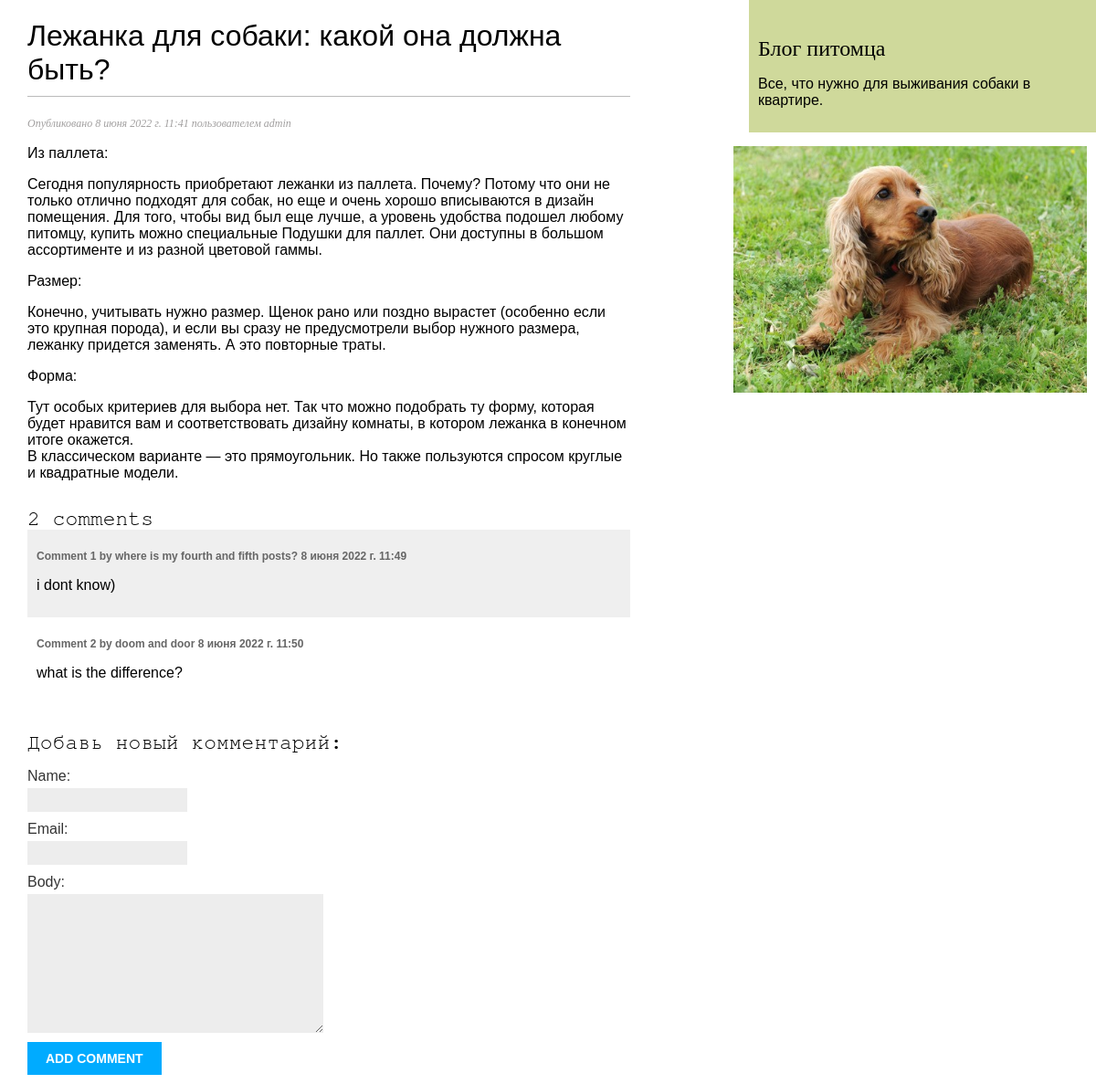
Page /blog/3/ on the committed database.
### blog/models.py (models this page shows, shortened)
class Post(models.Model):
    class Status(models.TextChoices):
        DRAFT = 'DF', 'Draft'
        PUBLISHED = 'PB', 'Published'
    title = models.CharField(max_length=250)
    slug = models.SlugField(max_length=250)
    author = models.ForeignKey(User, on_delete=models.CASCADE, related_name='blog_posts')
    body = models.TextField()
    publish = models.DateTimeField(default=timezone.now)
    created = models.DateTimeField(auto_now_add=True)
    updated = models.DateTimeField(auto_now=True)
    status = models.CharField(max_length=2,choices=Status.choices,default=Status.DRAFT)
    objects = models.Manager() # The default manager.
    published = PublishedManager() # Our custom manager.
    class Meta:
        ordering = ['-publish']
        indexes = [
            models.Index(fields=['-publish']),
        ]

class Comment(models.Model):
    post = models.ForeignKey(Post, on_delete=models.CASCADE, related_name='comments')
    name = models.CharField(max_length=80)
    email = models.EmailField()
    body = models.TextField()
    created = models.DateTimeField(auto_now_add=True)
    updated = models.DateTimeField(auto_now=True)
    active = models.BooleanField(default=True)
    class Meta:
        ordering = ['created']
        indexes = [
            models.Index(fields=['created']),
        ]

### blog/views.py (the view)
# urls.py: path('<int:id>/', views.post_detail, name='post_detail'),
def post_detail(request, id):
    post = get_object_or_404(Post, id=id, status=Post.Status.PUBLISHED)
    comments = post.comments.filter(active=True)
    form = CommentForm()
    return render(request, 'blog/post/detail.html', {'post': post, 'comments': comments,'form': form})

### blog/forms.py
class CommentForm(forms.ModelForm):
	class Meta:
		model = Comment
		fields = ['name', 'email', 'body']

### blog/templates/blog/post/detail.html (shortened to what this page needs)
{% extends "blog/base.html" %}
{% block content %}
	<h1>{{ post.title }}</h1>
	<p class="date">
		Опубликовано {{ post.publish }} пользователем {{ post.author }}
	</p>
	{{ post.body|linebreaks }}
	{% with comments.count as total_comments %}
		<h2 class="abc">{{ total_comments }} comment{{ total_comments|pluralize }}</h2>
	{% endwith %}
	{% for comment in comments %}
		<div class="comment">
			<p class="info">
				Comment {{ forloop.counter }} by {{ comment.name }}
				{{ comment.created }}
			</p>
			{{ comment.body|linebreaks }}
		</div>
	{% empty %}
		<p>There are no comments yet.</p>
	{% endfor %}
	<h2 class="abc">Добавь новый комментарий:</h2>
		<form action="{% url "blog:post_comment" post.id %}" method="post">
			{{ form.as_p }}
			<p><input type="submit" value="Add comment"></p>
		</form>
{% endblock %}

### blog/static/css/blog.css (style rules this page uses)
body { margin:0; padding:0; font-family:helvetica, sans-serif; }
h1 { font-weight:normal; border-bottom:1px solid #bbb; padding:0 0 10px 0; }
h2 { font-weight:normal; margin:30px 0 0; }
p.date { color:#a19f9f; font-family: georgia, serif; font-size: 12px; font-style: italic; }
label { float:left; clear:both; color:#333; margin-bottom:4px; }
input, textarea { clear:both; float:left; margin:0 0 10px; background:#ededed; border:0; padding:6px 10px; font-size:12px; }
input[type=submit] { font-weight:bold; background:#00abff; color:#fff; padding:10px 20px; font-size:14px; text-transform:uppercase; }
.comment { padding:10px; }
.comment:nth-child(even) { background:#efefef; }
.comment .info { font-weight:bold; font-size:12px; color:#666; }
.abc { font-size: 23px; font-family: FreeMono, monospace; }

### rows in the picture
Post: title "Лежанка для собаки: какой она должна быть?", publish "8 июня 2022 г. 11:41", author "admin", body "Из паллета: Сегодня популярность приобретают лежанки из паллета. Почему? Потому что они не только отлично подходят для собак, но еще и очень хорошо вписываются в дизайн помещения. Для того, чтобы вид был еще лучше, а уровень удобства подошел любому питомцу, купить можно специальные Подушки для паллет. Они доступны в большом ассортименте и из разной цветовой гаммы. Размер: Конечно, учитывать нужно размер. Щенок рано или поздно вырастет (особенно если это крупная порода), и если вы сразу не предусмотрели выбор нужного размера, лежанку придется заменять. А это повторные траты. Форма: Тут особых критериев для выбора нет. Так что можно подобрать ту форму, которая будет нравится вам и…"
Comment: name "where is my fourth and fifth posts?", created "8 июня 2022 г. 11:49", body "i dont know)"
Comment: name "doom and door", created "8 июня 2022 г. 11:50", body "what is the differenсe?"

### other values in the picture
{{ total_comments }} "2"
